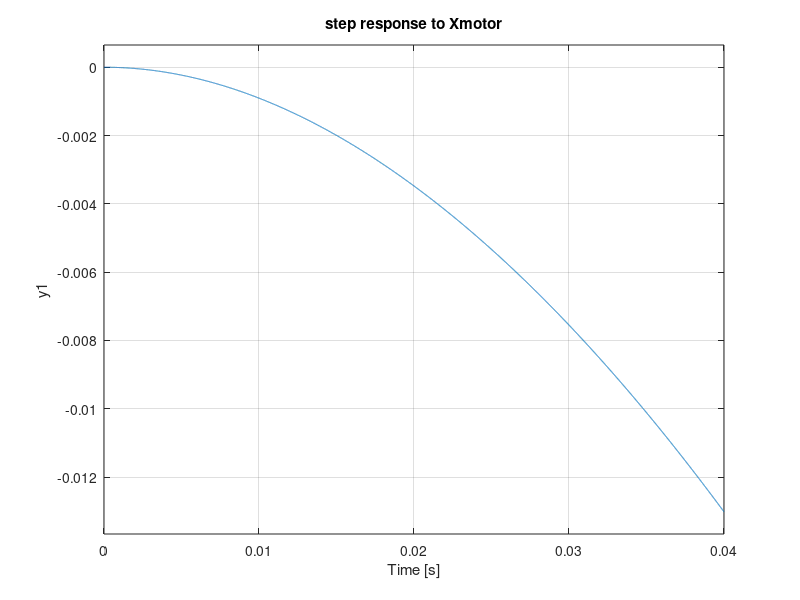
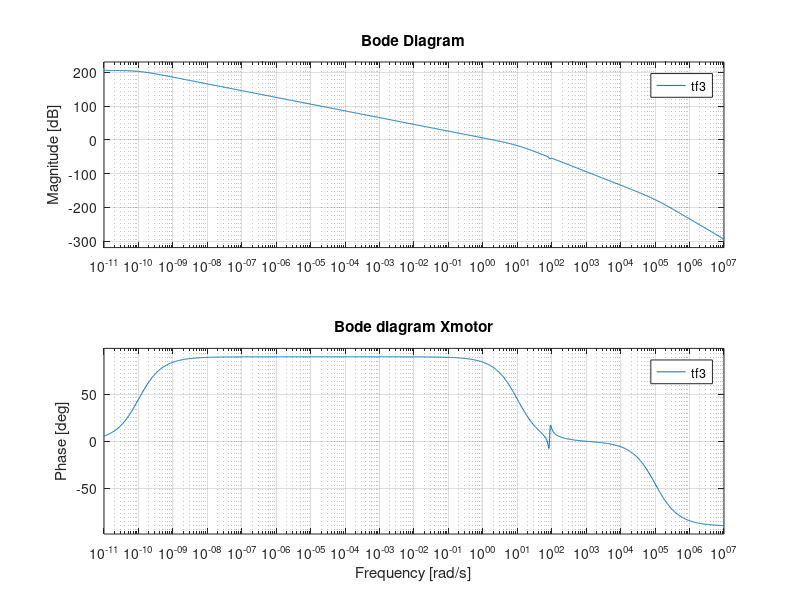

Source code (MATLAB) for these figures, in order:
%% Task 1
clear all; clc;
% b)
% data from Table 1
k_m = 5.7;
m_F = 0.8;
m_M = 1e-5;
m_L = 0.3;
d_F = 6;
k_F = 6000;
d_B = 1;
k_B = 800;
d = 3;
% defining matrices
A = [(-(d_B+d)/m_L) 0 d/m_L 0 d_B/m_L k_B/m_L;
1 0 0 0 0 0;
d/m_F 0 (-(d_F+d)/m_F) k_F/m_F 0 0;
0 0 -1 0 0 0;
d_B/m_M 0 0 0 (-d_B/m_M) (-k_B/m_M);
-1 0 0 1 0 0];
B = [0; 0; (-k_m/m_F); 0; (k_m/m_M); 0];
C = [0,1,0,0,0,0;
0,0,0,1,0,0;
0,0,0,0,0,1];
D = [0;0;0];
% displaying matrices A,B,C,D
format shortG
A
B
C
D

%% Task 1
clear all; clc;
% c)
% data from Table 1
k_m = 5.7;
m_F = 0.8;
m_M = 1e-5;
m_L = 0.3;
d_F = 6;
k_F = 6000;
d_B = 1;
k_B = 800;
d = 3;
% defining matrices
A = [(-(d_B+d)/m_L) 0 d/m_L 0 d_B/m_L k_B/m_L;
1 0 0 0 0 0;
d/m_F 0 (-(d_F+d)/m_F) k_F/m_F 0 0;
0 0 -1 0 0 0;
d_B/m_M 0 0 0 (-d_B/m_M) (-k_B/m_M);
-1 0 0 1 0 0];
B = [0; 0; (-k_m/m_F); 0; (k_m/m_M); 0];
C = [0,1,0,0,0,0;
0,0,0,1,0,0;
0,0,0,0,0,1];
% D = [0;0;0];
C1 = [0,1,0,0,0,0];
C2 = [0,0,0,1,0,0];
C3 = [0,0,0,0,0,1];
D = [0];
% creating transfer functions
[num1, den1] = ss2tf(A, B, C1, D);

[num2, den2] = ss2tf(A, B, C2, D);
[num3, den3] = ss2tf(A, B, C3, D);
tf1 = tf(num1, den1)
tf2 = tf(num2, den2)
tf3 = tf(num3, den3)

%% Task 1
clear all; clc;
% d)
% data from Table 1
k_m = 5.7;
m_F = 0.8;
m_M = 1e-5;
m_L = 0.3;
d_F = 6;
k_F = 6000;
d_B = 1;
k_B = 800;
d = 3;
% defining matrices
A = [(-(d_B+d)/m_L) 0 d/m_L 0 d_B/m_L k_B/m_L;
1 0 0 0 0 0;
d/m_F 0 (-(d_F+d)/m_F) k_F/m_F 0 0;
0 0 -1 0 0 0;
d_B/m_M 0 0 0 (-d_B/m_M) (-k_B/m_M);
-1 0 0 1 0 0];
B = [0; 0; (-k_m/m_F); 0; (k_m/m_M); 0];
C = [0,1,0,0,0,0;
0,0,0,1,0,0;
0,0,0,0,0,1];
D = [0;0;0];
% displaying the poles
poles = eig(A)

%% Task 1
clear all; clc;
% e)
% data from Table 1
k_m = 5.7;
m_F = 0.8;
m_M = 1e-5;
m_L = 0.3;
d_F = 6;
k_F = 6000;
d_B = 1;
k_B = 800;
d = 3;
% defining matrices
A = [(-(d_B+d)/m_L) 0 d/m_L 0 d_B/m_L k_B/m_L;
1 0 0 0 0 0;
d/m_F 0 (-(d_F+d)/m_F) k_F/m_F 0 0;
0 0 -1 0 0 0;
d_B/m_M 0 0 0 (-d_B/m_M) (-k_B/m_M);
-1 0 0 1 0 0];
B = [0; 0; (-k_m/m_F); 0; (k_m/m_M); 0];
C = [0,1,0,0,0,0;
0,0,0,1,0,0;
0,0,0,0,0,1];
% D = [0;0;0];
C1 = [0,1,0,0,0,0];

C2 = [0,0,0,1,0,0];
C3 = [0,0,0,0,0,1];
D = [0];
% creating transfer functions
[num1, den1] = ss2tf(A, B, C1, D);
[num2, den2] = ss2tf(A, B, C2, D);
[num3, den3] = ss2tf(A, B, C3, D);
tf1 = tf(num1, den1)
tf2 = tf(num2, den2)
tf3 = tf(num3, den3)
% plotting step responses
figure(1);
subplot(2,2,1); step(tf1); title('step response to Xload');
subplot(2,2,2); step(tf2); title('step response to Xframe');
subplot(2,2,3); step(tf3); title('step response to Xmotor');
% plotting Bode plots
figure(2);
subplot(2,2,1); bode(tf1); title('Bode diagram Xload');
subplot(2,2,2); bode(tf2); title('Bode diagram Xframe');
subplot(2,2,3); bode(tf3); title('Bode diagram Xmotor');
